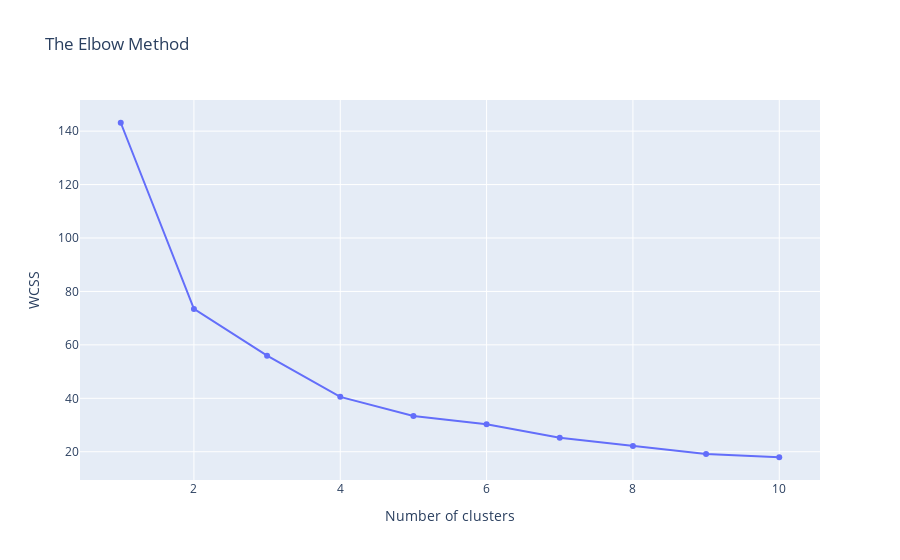
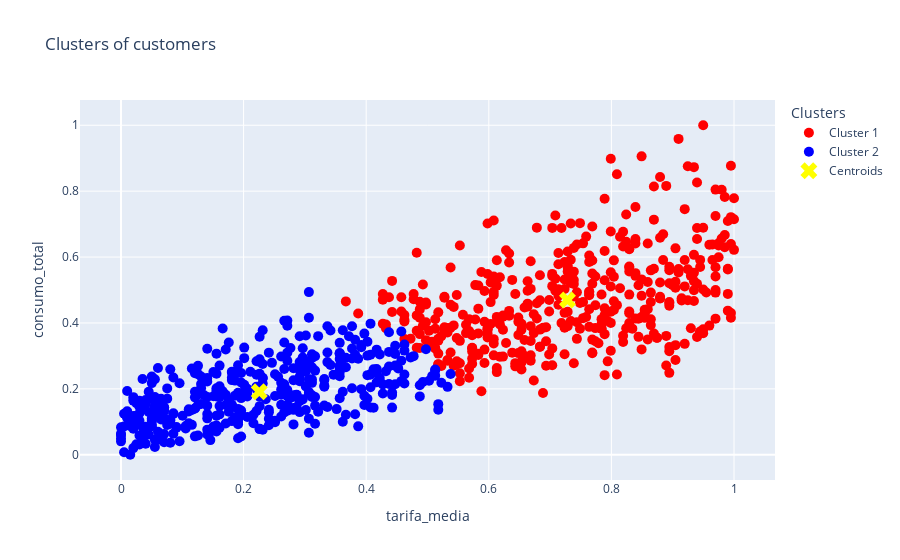

The code cell stored with these charts, in order, in its notebook:
### Markdown cell above
## Intento Tarifa única

### Code cell
# Supongamos que ya tienes 'dt_dos' cargado
# Calculamos variables adicionales
# Calculamos variables adicionales
dt_unico['consumo_total'] = dt_unico[['consumo_unico']].sum(axis=1)
dt_unico['gasto_total'] = dt_unico[['consumo_euros_unico']].sum(axis=1)
dt_unico['tarifa_media'] = dt_unico[['termino_consumo_euros/kwh/hora']].mean(axis=1)

X = dt_2[['consumo_total', 'gasto_total', 'tarifa_media']]

# Normalizar las variables
scaler = MinMaxScaler()
X_scaled = scaler.fit_transform(X)

# Método del codo para determinar el número óptimo de clústeres
wcss = []
for i in range(1, 11):
    kmeans = KMeans(n_clusters=i, init='k-means++', random_state=0)
    kmeans.fit(X_scaled)
    wcss.append(kmeans.inertia_)

# Gráfico del método del codo con plotly
fig_elbow = go.Figure()
fig_elbow.add_trace(go.Scatter(x=list(range(1, 11)), y=wcss, mode='lines+markers'))
fig_elbow.update_layout(title='The Elbow Method',
                        xaxis_title='Number of clusters',
                        yaxis_title='WCSS')
fig_elbow.show()

# Aplicar KMeans con el número óptimo de clústeres (4)
kmeansmodel = KMeans(n_clusters=2, init='k-means++', random_state=0)
y_kmeans = kmeansmodel.fit_predict(X_scaled)

# Definir colores y etiquetas para los clusters
colors = ['red', 'blue']
labels = ['Cluster 1', 'Cluster 2']

# Crear trazas para cada cluster
fig_clusters = go.Figure()

for i in range(2):
    fig_clusters.add_trace(go.Scatter(
        x=X_scaled[y_kmeans == i, 0],
        y=X_scaled[y_kmeans == i, 1],
        mode='markers',
        marker=dict(size=10, color=colors[i]),
        name=labels[i]
    ))

# Agregar los centroides
centroids = kmeansmodel.cluster_centers_
fig_clusters.add_trace(go.Scatter(
    x=centroids[:, 0],
    y=centroids[:, 1],
    mode='markers',
    marker=dict(size=15, color='yellow', symbol='x'),
    name='Centroids'
))

# Configurar el layout
fig_clusters.update_layout(
    title='Clusters of customers',
    xaxis_title='tarifa_media',
    yaxis_title='consumo_total',
    legend_title='Clusters'
)

fig_clusters.show()

### Figure 1 — Plotly figure (JSON) as saved in the notebook; plotly's stock layout.template omitted (floating-point values rounded to 4 significant figures)
{"data": [{"mode": "lines+markers", "type": "scatter", "x": [1, 2, 3, 4, 5, 6, 7, 8, 9, 10], "y": [143.1, 73.46, 55.97, 40.54, 33.36, 30.33, 25.2, 22.1, 19.2, 17.94]}], "layout": {"title": {"text": "The Elbow Method"}, "xaxis": {"title": {"text": "Number of clusters"}}, "yaxis": {"title": {"text": "WCSS"}}}}

### Figure 2 — Plotly figure (JSON) as saved in the notebook; plotly's stock layout.template omitted (floating-point values rounded to 4 significant figures; data arrays with more than 128 entries replaced by an {"elided": "..."} marker saying what was removed)
{"data": [{"marker": {"color": "red", "size": 10}, "mode": "markers", "name": "Cluster 1", "type": "scatter", "x": {"elided": "430 float values"}, "y": {"elided": "430 float values"}}, {"marker": {"color": "blue", "size": 10}, "mode": "markers", "name": "Cluster 2", "type": "scatter", "x": {"elided": "410 float values"}, "y": {"elided": "410 float values"}}, {"marker": {"color": "yellow", "size": 15, "symbol": "x"}, "mode": "markers", "name": "Centroids", "type": "scatter", "x": [0.7284, 0.2256], "y": [0.4694, 0.1913]}], "layout": {"legend": {"title": {"text": "Clusters"}}, "title": {"text": "Clusters of customers"}, "xaxis": {"title": {"text": "tarifa_media"}}, "yaxis": {"title": {"text": "consumo_total"}}}}
